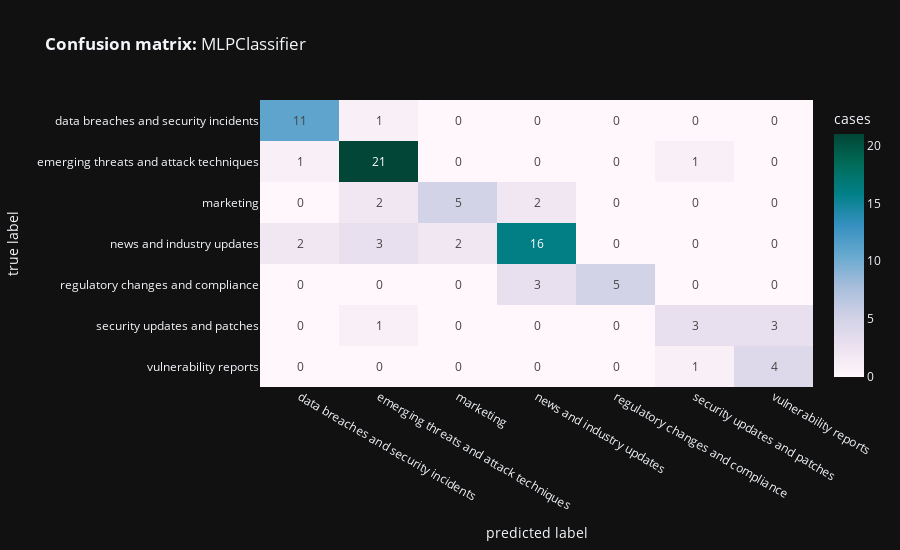
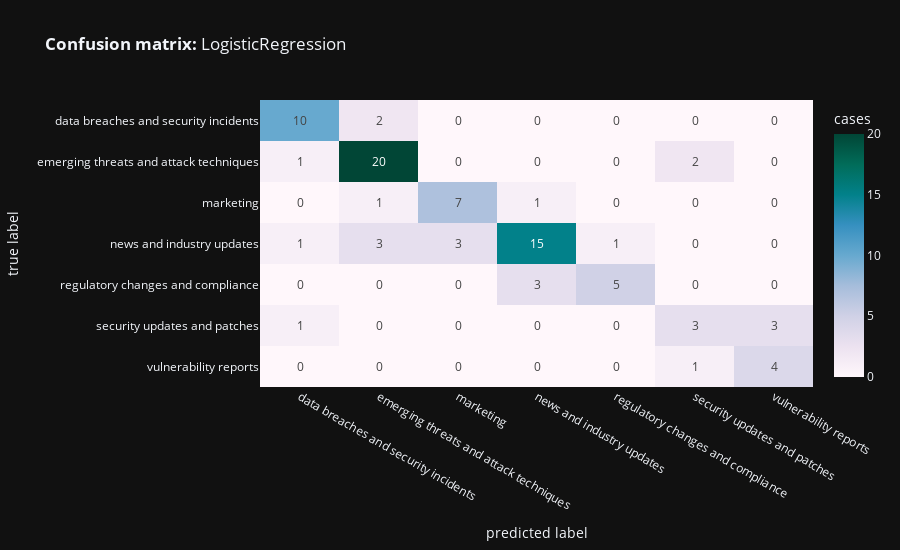

The code cell stored with these charts, in order, in its notebook:
### Code cell
X = np.stack(embeddedData['embeddings'].values)
y = embeddedData['category'].values

# Split data for training and testing
X_train, X_test, y_train, y_test = train_test_split(
    X,
    y,
    test_size=.25,
    random_state=42,
    stratify=y
)

classifiers = {
    MLPClassifier(random_state=42),
    LogisticRegression(class_weight='balanced', solver='newton-cholesky', n_jobs=-1, random_state=42),

}

for clf in classifiers:
    embed_benchmark(clf)

### Figure 1 — Plotly figure (JSON) as saved in the notebook; plotly's stock layout.template omitted (floating-point values rounded to 4 significant figures)
{"data": [{"coloraxis": "coloraxis", "name": "0", "texttemplate": "%{z:d}", "x": ["data breaches and security incidents", "emerging threats and attack techniques", "marketing", "news and industry updates", "regulatory changes and compliance", "security updates and patches", "vulnerability reports"], "y": ["data breaches and security incidents", "emerging threats and attack techniques", "marketing", "news and industry updates", "regulatory changes and compliance", "security updates and patches", "vulnerability reports"], "z": [[11, 1, 0, 0, 0, 0, 0], [1, 21, 0, 0, 0, 1, 0], [0, 2, 5, 2, 0, 0, 0], [2, 3, 2, 16, 0, 0, 0], [0, 0, 0, 3, 5, 0, 0], [0, 1, 0, 0, 0, 3, 3], [0, 0, 0, 0, 0, 1, 4]], "type": "heatmap", "xaxis": "x", "yaxis": "y", "hovertemplate": "predicted label: %{x}<br>true label: %{y}<br>cases: %{z}<extra></extra>"}], "layout": {"xaxis": {"anchor": "y", "domain": [0.0, 1.0], "title": {"text": "predicted label"}}, "yaxis": {"anchor": "x", "domain": [0.0, 1.0], "autorange": "reversed", "title": {"text": "true label"}}, "coloraxis": {"colorbar": {"title": {"text": "cases"}}, "colorscale": [[0.0, "rgb(255,247,251)"], [0.125, "rgb(236,226,240)"], [0.25, "rgb(208,209,230)"], [0.375, "rgb(166,189,219)"], [0.5, "rgb(103,169,207)"], [0.625, "rgb(54,144,192)"], [0.75, "rgb(2,129,138)"], [0.875, "rgb(1,108,89)"], [1.0, "rgb(1,70,54)"]]}, "title": {"text": "<b>Confusion matrix:</b> MLPClassifier"}, "height": 550}}

### Figure 2 — Plotly figure (JSON) as saved in the notebook; plotly's stock layout.template omitted (floating-point values rounded to 4 significant figures)
{"data": [{"coloraxis": "coloraxis", "name": "0", "texttemplate": "%{z:d}", "x": ["data breaches and security incidents", "emerging threats and attack techniques", "marketing", "news and industry updates", "regulatory changes and compliance", "security updates and patches", "vulnerability reports"], "y": ["data breaches and security incidents", "emerging threats and attack techniques", "marketing", "news and industry updates", "regulatory changes and compliance", "security updates and patches", "vulnerability reports"], "z": [[10, 2, 0, 0, 0, 0, 0], [1, 20, 0, 0, 0, 2, 0], [0, 1, 7, 1, 0, 0, 0], [1, 3, 3, 15, 1, 0, 0], [0, 0, 0, 3, 5, 0, 0], [1, 0, 0, 0, 0, 3, 3], [0, 0, 0, 0, 0, 1, 4]], "type": "heatmap", "xaxis": "x", "yaxis": "y", "hovertemplate": "predicted label: %{x}<br>true label: %{y}<br>cases: %{z}<extra></extra>"}], "layout": {"xaxis": {"anchor": "y", "domain": [0.0, 1.0], "title": {"text": "predicted label"}}, "yaxis": {"anchor": "x", "domain": [0.0, 1.0], "autorange": "reversed", "title": {"text": "true label"}}, "coloraxis": {"colorbar": {"title": {"text": "cases"}}, "colorscale": [[0.0, "rgb(255,247,251)"], [0.125, "rgb(236,226,240)"], [0.25, "rgb(208,209,230)"], [0.375, "rgb(166,189,219)"], [0.5, "rgb(103,169,207)"], [0.625, "rgb(54,144,192)"], [0.75, "rgb(2,129,138)"], [0.875, "rgb(1,108,89)"], [1.0, "rgb(1,70,54)"]]}, "title": {"text": "<b>Confusion matrix:</b> LogisticRegression"}, "height": 550}}
